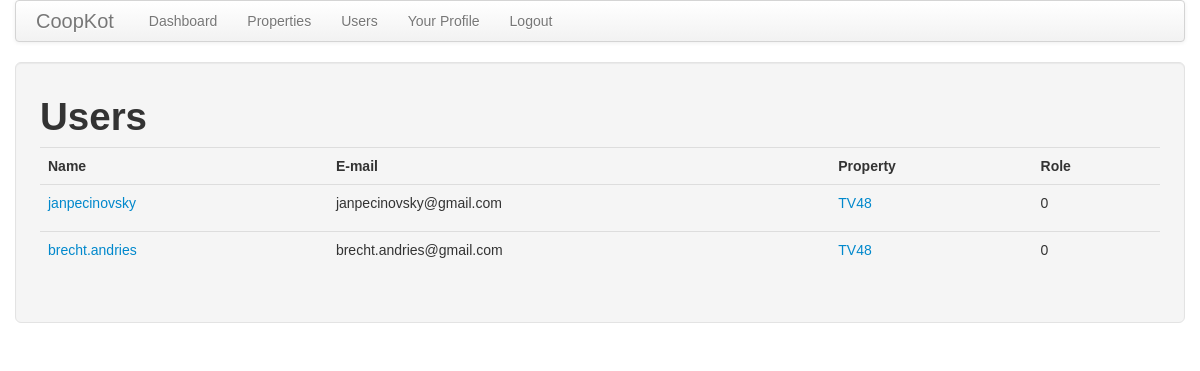
Screenshot of /users (signed in) with the database file from the repository.
### app/models.py (models this page shows, shortened)
class User(db.Model):
    __tablename__ = 'user'
    id = db.Column(db.Integer, primary_key = True)
    nickname = db.Column(db.String(64), unique = True)
    email = db.Column(db.String(120), index = True, unique = True)
    role = db.Column(db.SmallInteger, default = ROLE_USER)
    property_id = db.Column(db.Integer, db.ForeignKey('property.id'), default=-1)
    about_me = db.Column(db.String(140))
    last_seen = db.Column(db.DateTime)
    rooms = db.relationship('Room',secondary='contract', lazy='dynamic')
    def is_authenticated(self):
        return True

class Property(db.Model):
    __tablename__ = 'property'
    id = db.Column(db.Integer, primary_key = True)
    name = db.Column(db.String(140), unique = True)
    users = db.relationship('User', backref = 'property', lazy = 'dynamic')
    info = db.Column(db.String(140))
    prices = db.relationship('Prices', backref = 'property', lazy = 'dynamic', cascade="all, delete, delete-orphan")
    rooms = db.relationship('Room', backref = 'property', lazy = 'dynamic', cascade="all, delete, delete-orphan")
    feeds = db.relationship('Feed', backref = 'property', lazy = 'dynamic', cascade="all, delete, delete-orphan")

### app/views.py (the view)
@app.route('/users')
@login_required
def users():
    users = User.query.all()
    return render_template('users.html',
        users = users)

### app/views.py (called while the page is built)
@lm.user_loader
def load_user(id):
    return User.query.get(int(id))

@app.before_request
def before_request():
    g.user = current_user
    if g.user.is_authenticated():
        g.user.last_seen = datetime.utcnow()
        db.session.add(g.user)
        db.session.commit()

### app/templates/users.html (shortened to what this page needs)
{% extends "base.html" %}
{% block content %}
    <div class="well well-large">
        <h1>Users</h1>
        {% include 'user_table.html' %}
    </div>
{% endblock %}

### app/templates/user_table.html
        <table class="table table-hover">
            <tr>
                <th>Name</th>
                <th>E-mail</th>
                <th>Property</th>
                <th>Role</th>
            </tr>
            {% for user in users %}
                <tr>
                    <td><p><a href="{{url_for('user',nickname=user.nickname)}}">{{user.nickname}}</a></p></td>
                    <td><p>{{user.email}}</p></td>
                    <td><p><a href="{{url_for('property',id=user.property.id)}}">{{user.property.name}}</a></p></td>
                    <td><p>{{user.role}}</p></td>
                </tr>
            {% endfor %}
        </table>

### app/static/css/lines.css (style rules this page uses)
div, span, p, td { font-family: Arial, sans-serif; }

### rows the page displays
User: nickname "janpecinovsky", email "janpecinovsky@gmail.com", property.name "TV48", role "0"
User: nickname "brecht.andries", email "brecht.andries@gmail.com", property.name "TV48", role "0"
